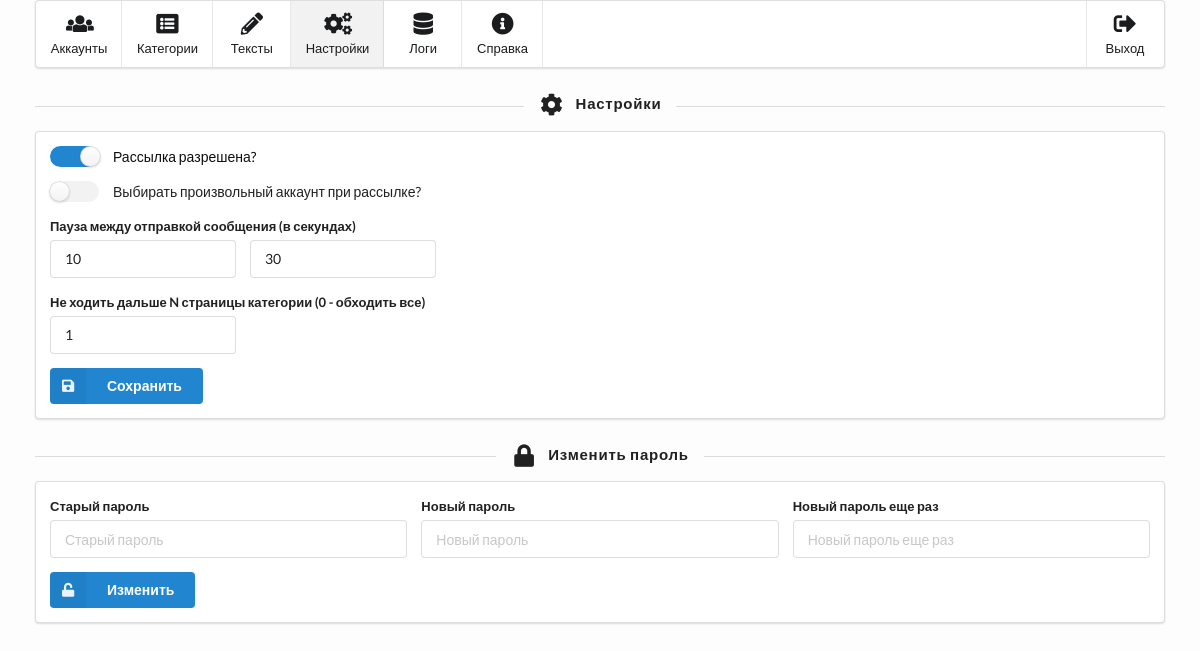
The app's page /settings (signed in), older data.
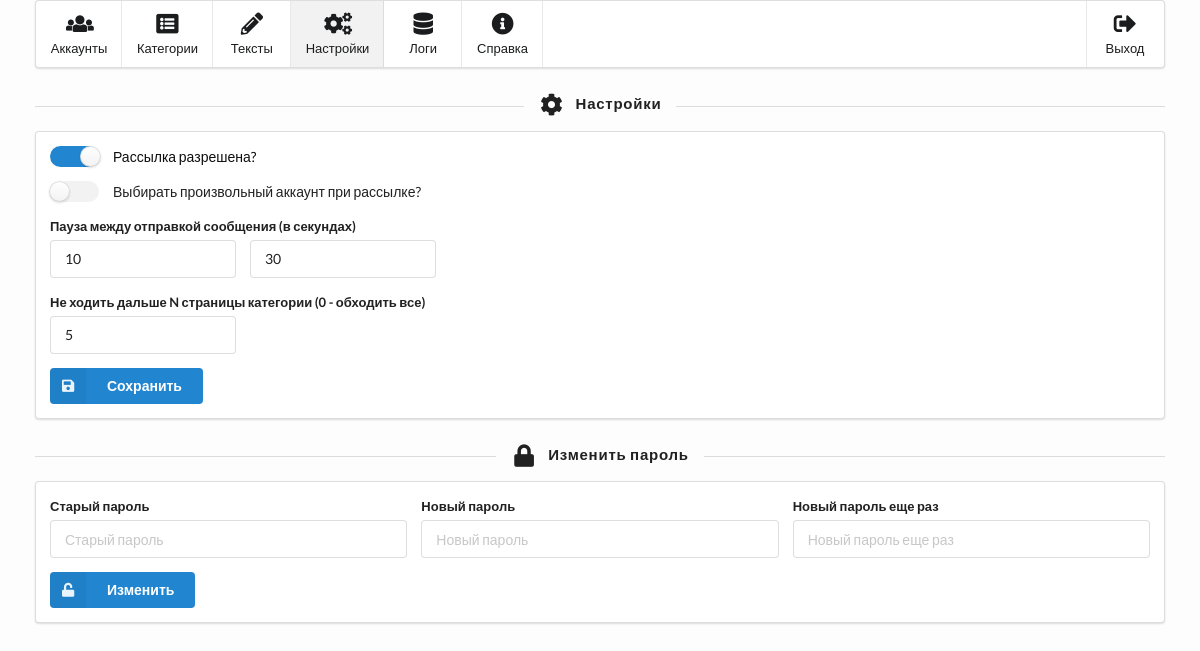
The same page, newer data.
### tables this page shows
CREATE TABLE settings (id INTEGER PRIMARY KEY, text TEXT, block BOOLEAN (1), random BOOLEAN (1), pause_from INTEGER (10), pause_to INTEGER (10), break INTEGER (10));

### classes/DB.class.php (called while the page is built)
<?php
class DB
{
	static private $connect = null;
	static public function connect()
	{
		if (null === self::$connect) {
			self::$connect = new PDO('sqlite:'.DATABASES.'/database.db') ;
		}
		return self::$connect;
	}
}

### public/pages/back/settings.php (called while the page is built, shortened)
<?php
$sql = "SELECT block, random, pause_from, pause_to, break FROM settings LIMIT 1";
$settings = DB::connect()->query($sql)->fetch(PDO::FETCH_OBJ);

### public/pages/front/settings.php (the view, shortened to what this page needs)
<h4 class="ui horizontal divider header"><i class="setting icon"></i>Настройки</h4>
<form class="ui segment form" action="" method="post">
	<div class="inline field">
		<div class="ui toggle checkbox">
			<label>Рассылка разрешена?</label>
		</div>
	</div>
	<div class="inline field">
		<div class="ui toggle checkbox">
			<label>Выбирать произвольный аккаунт при рассылке?</label>
		</div>
	</div>
	<div class="field">
		<label>Пауза между отправкой сообщения (в секундах)</label>
		<div class="fields">
			<div class="field">
				<input type="number" name="pause[from]" placeholder="От" value="<?php echo $settings->pause_from; ?>">
			</div>
			<div class="field">
				<input type="number" name="pause[to]" placeholder="До" value="<?php echo $settings->pause_to; ?>">
			</div>
		</div>
	</div>
	<div class="field">
		<label>Не ходить дальше N страницы категории (0 - обходить все)</label>
		<div class="fields">
			<div class="field">
				<input type="number" name="break" placeholder="0" value="<?php echo $settings->break; ?>">
			</div>
		</div>
	</div>
	<button type="submit" name="set" class="ui primary submit labeled icon button">
		<i class="save icon"></i>
		Сохранить
	</button>
</form>
<h4 class="ui horizontal divider header"><i class="lock icon"></i>Изменить пароль</h4>
<form class="ui segment form" action="" method="post">
	<div class="three fields">
		<div class="field">
			<label>Старый пароль</label>
			<input type="password" name="oldpass" placeholder="Старый пароль">
		</div>
		<div class="field">
			<label>Новый пароль</label>
			<input type="password" name="newpass" placeholder="Новый пароль">
		</div>
		<div class="field">
			<label>Новый пароль еще раз</label>
			<input type="password" name="renewpass" placeholder="Новый пароль еще раз">
		</div>
	</div>
	<button type="submit" class="ui primary submit labeled icon button">
		<i class="unlock icon"></i>
		Изменить
	</button>
</form>

Row changes from the older to the newer data that the page shows:
changed settings: break "1" → "5"
